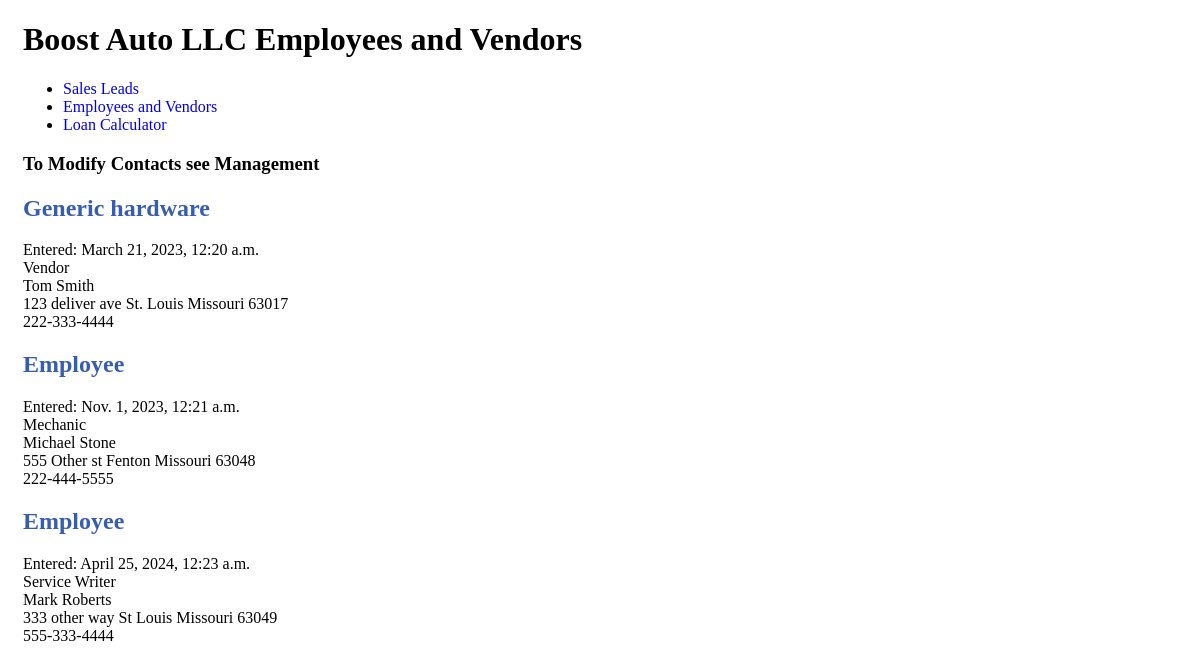
Screenshot of /employees_vendors/ (signed in) with the database file from the repository.
### employees_vendors/models.py (models this page shows, shortened)
class EmployeeVendor(models.Model):
    author = models.ForeignKey(settings.AUTH_USER_MODEL, on_delete=models.CASCADE)
    first_name = models.CharField(max_length=200)
    last_name = models.CharField(max_length=200)
    street_address = models.CharField(max_length=200)
    city = models.CharField(max_length=200)
    state = models.CharField(max_length=200)
    zipcode = models.CharField(max_length=200)
    telephone = models.CharField(max_length=200)
    title = models.CharField(max_length=200, default='Vendor or Job Title')
    business_name = models.CharField(max_length=200, blank=True, null=True)
    vendor_type = models.CharField(max_length=200, blank=True, null=True)
    published_date = models.DateTimeField(blank=True, null=True)

### employees_vendors/views.py (the view)
# urls.py: path('', views.employees_vendors_list, name='employees_vendors_list'),
@login_required
def employees_vendors_list(request):
    vendors = EmployeeVendor.objects.filter(published_date__lte=timezone.now()).order_by('published_date')
    return render(request, 'employees_vendors/employees_vendors_list.html', {'vendors':vendors})

### employees_vendors/templates/employees_vendors/employees_vendors_list.html
{% extends 'employees_vendors/base.html' %}
    {% block content %}
    <h3>To Modify Contacts see Management</h3>
    {% for vendor in vendors %}
        <article>
            <h2><a href="">{{ vendors.business_name }} {{ vendor.vendor_type}} </a></h2>
            <time>Entered: {{ vendor.published_date }}</time>
            <p>{{ vendor.title }}</p>
            <p>{{ vendor.first_name }} {{ vendor.last_name }}</p>
            <p>{{ vendor.street_address }} {{ vendor.city }} {{ vendor.state }} {{ vendor.zipcode }}</p>
            <p>{{ vendor.telephone }}</p>
        </article>
    {% endfor %}
    {% endblock %}

### staticfiles/css/emp_vend.css (style rules this page uses)
h2 a { color: #375daf; }
body { padding-left: 15px; }
a:link { text-decoration: none; }
p { margin: 0; padding: 0; }

### rows the page displays
EmployeeVendor: vendor_type "Generic hardware", published_date "March 21, 2023, 12:20 a.m.", title "Vendor", first_name "Tom", last_name "Smith", street_address "123 deliver ave", city "St. Louis", state "Missouri", zipcode "63017", telephone "222-333-4444"
EmployeeVendor: vendor_type "Employee", published_date "Nov. 1, 2023, 12:21 a.m.", title "Mechanic", first_name "Michael", last_name "Stone", street_address "555 Other st", city "Fenton", state "Missouri", zipcode "63048", telephone "222-444-5555"
EmployeeVendor: vendor_type "Employee", published_date "April 25, 2024, 12:23 a.m.", title "Service Writer", first_name "Mark", last_name "Roberts", street_address "333 other way", city "St Louis", state "Missouri", zipcode "63049", telephone "555-333-4444"
